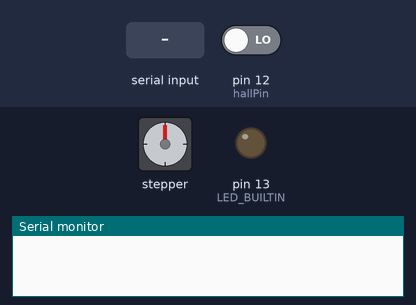
The sketch below on a simulated Arduino Uno, built with avr-gcc and run on an emulated ATmega328P. Shown: stepper motor, output pins drawn as LEDs (lit = HIGH), the last lines printed to the serial monitor. Inputs (shaded band) come from the test bench; at power-on: pin 12 (hallPin) LOW. Stepper angles assume 2048 steps per turn.

Above: at 0.8 s.
0.9 s: pin 12 (hallPin) driven HIGH
At 1.4 s:
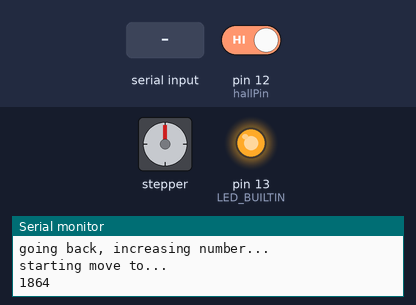
3.9 s: "1\n" received over Serial
6.5 s: "0\n" received over Serial
At 11.4 s:
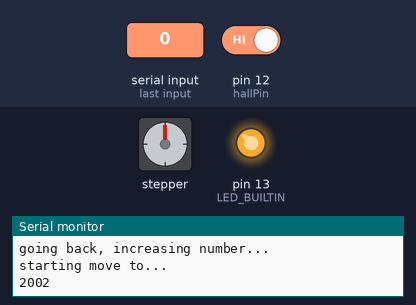
Timing chart, 0 to 12.9 s (numbered marks = the images above; inputs shaded):
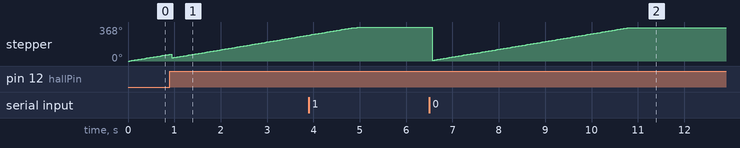

The sketch:

hello-world.ino
```cpp
// Include the AccelStepper Library
#include <AccelStepper.h>

// Define step constant
#define MotorInterfaceType 4

// Creates an instance
// Pins entered in sequence IN1-IN3-IN2-IN4 for proper step sequence
AccelStepper myStepper(MotorInterfaceType, 8, 10, 9, 11);

const int flapCount = 44;
const int stepperSteps = 2048; // specific to my model of 28BYJ-48
const long stepsPerFlap = 1.0 * stepperSteps / flapCount;

const int hallPin = 12; // initializing a pin for the sensor output

const int offset = 4; // this is specific to my flaps

// the setup function runs once when you press reset or power the board
void setup()
{
  // initialize digital pin LED_BUILTIN as an output.
  pinMode(LED_BUILTIN, OUTPUT);
  pinMode(hallPin, INPUT);

  Serial.begin(9600);

  myStepper.setMaxSpeed(1000);
  myStepper.setAcceleration(200.0);
  myStepper.setSpeed(100);
  myStepper.setCurrentPosition(0);

  calibrate();
  displayLetter('0');
}

void calibrate()
{
  bool initialState = hallState();
  moveUntil(!initialState);

  int offsetSteps = offset * stepsPerFlap;
  if (initialState == HIGH)
  {
    myStepper.setCurrentPosition((stepperSteps / 2) + offsetSteps);
  }
  else
  {
    myStepper.setCurrentPosition(0 + offsetSteps);
  }
  // Serial.println(myStepper.currentPosition());
}

bool hallState()
{
  bool val = digitalRead(hallPin);
  digitalWrite(LED_BUILTIN, val);
  return val;
}

// void moveUntilFlap() {
//   if (goalPosition == -1)  { return; }
//   int distance = myStepper.currentPosition() - goalPosition;
//   while (distance < 100 && distance > -100) {
//     myStepper.setSpeed(200);
//     myStepper.move(stepsPerFlap);
//     myStepper.run();
//   }
//   myStepper.setSpeed(0);
//   goalPosition = -1;
// }

void moveUntil(bool state)
{
  while (hallState() != state)
  {
    myStepper.setSpeed(500);
    myStepper.move(100);
    myStepper.run();
  }
  myStepper.setSpeed(0);
}

// void moveToStep(int step)
// {
//   int goal = step * stepsPerFlap;
//   goal += stepperSteps;
//   goalPosition = goal;
// }

// int charToStep(char ch)
// {
//   String flaps = "0123456789ABCDEFGHIJKLMNOPQRSTUVWXYZ ";
//   return flaps.indexOf(flaps);
// }

// int stepToPosition(int step) {
//   return (step * stepsPerFlap);
// }

void blockingRunSpeedToPosition(long position)
{
  // if (myStepper.currentPosition() > position) {
  //   position += stepperSteps;
  // }
  if (position < myStepper.currentPosition()) {
    position += stepperSteps;
    Serial.println("going back, increasing number...");
  } else {
    Serial.println("good number!...");
  }
  Serial.println("starting move to...");
  Serial.println(position - myStepper.currentPosition());
  myStepper.moveTo(position);

  myStepper.setSpeed(500);
  while (myStepper.distanceToGo() != 0) {
    myStepper.runSpeedToPosition();
  }
  if (myStepper.currentPosition() > stepperSteps) {
    myStepper.setCurrentPosition(myStepper.currentPosition() % stepperSteps);
  }
}

void displayLetter(char ch) {
  Serial.println("printing letter...");
  Serial.println(ch);
  String input = String(ch);
  input.toUpperCase();
  const String flaps = "0123456789ABCDEFGHIJKLMNOPQRSTUVWXYZ ";
  int flapIndex = flaps.indexOf(input);
  int goalPosition = flapIndex * stepsPerFlap;
  blockingRunSpeedToPosition(goalPosition);
}

// the loop function runs over and over again forever
void loop()
{
  // blockingRunSpeedToPosition(500);
  // Serial.println(myStepper.currentPosition());
  // delay(1000);
  // blockingRunSpeedToPosition(1000);
  // Serial.println(myStepper.currentPosition());
  // delay(1000);
  // blockingRunSpeedToPosition(100);
  // delay(1000);
  // blockingRunSpeedToPosition(0);
  // delay(1000);
  // String msg = "hello world";
  // for (int i = 0; i < msg.length(); i++) {
  //   displayLetter(msg[i]);
  //   delay(1000);
  // }

  if (Serial.available() > 0)
  {
    char ch = Serial.read();
    if (ch == '\n') { return; }
    Serial.println(ch);
    String input = String(ch);
    input.toUpperCase();
    const String flaps = "0123456789ABCDEFGHIJKLMNOPQRSTUVWXYZ ";
    int flapIndex = flaps.indexOf(input);
    int goalPosition = flapIndex * stepsPerFlap;
    Serial.println("indexof");
    Serial.println(flaps.indexOf(input));
    Serial.println("stepsPerFlap");
    Serial.println(stepsPerFlap);
    Serial.println("goalPosition");
    Serial.println(goalPosition);
    Serial.println("distancetogo");
    Serial.println(myStepper.distanceToGo());
    blockingRunSpeedToPosition(goalPosition);
  }
}
```

Measured:
- after the input at 0.9 s, pin 13 (LED_BUILTIN): LOW → HIGH at once
- after the input at 6.5 s, stepper: turns 360° counter-clockwise in 0.00 s, then 352° clockwise in 4.2 s
